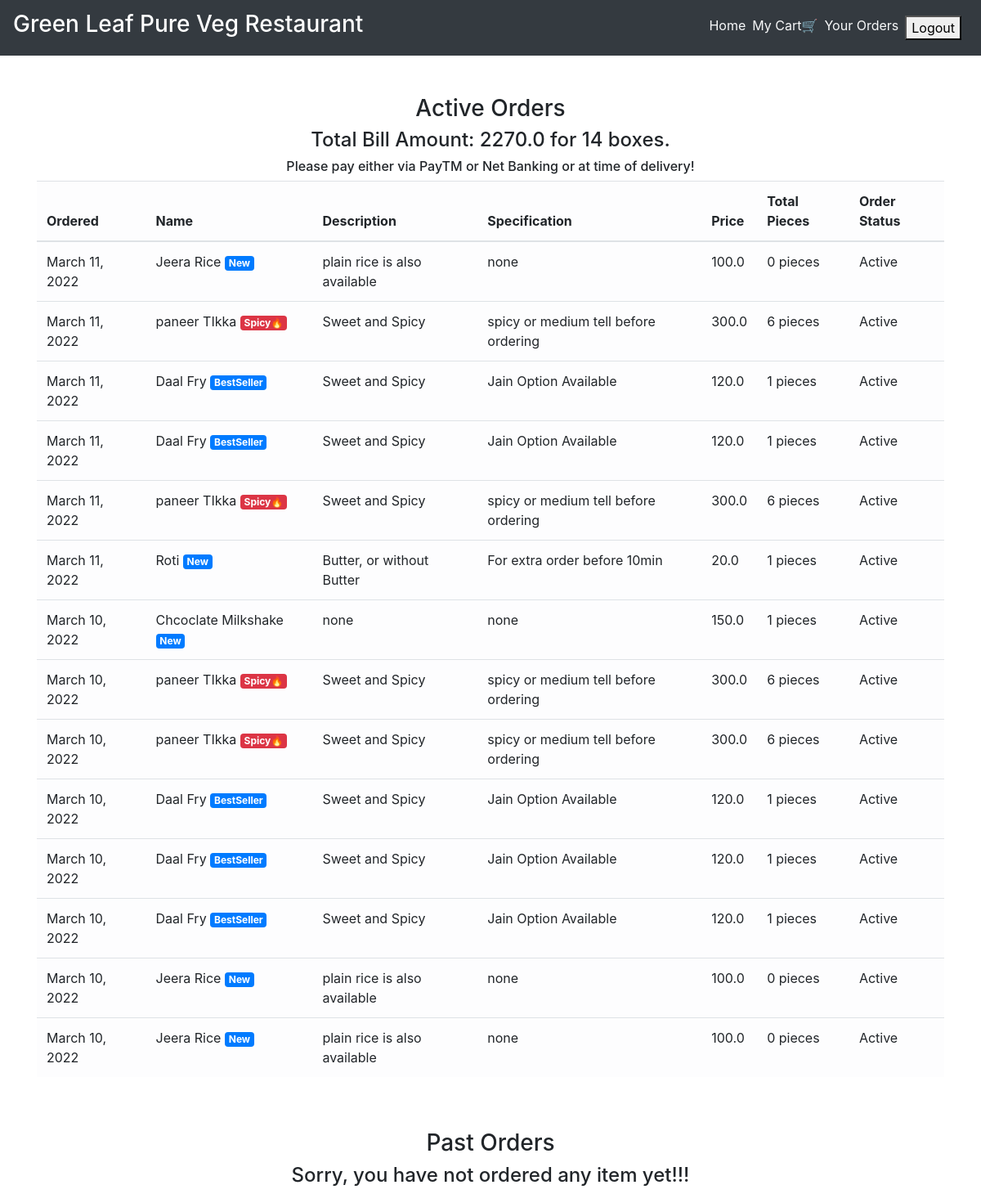
Page /order_details/ (signed in) on the committed database.
### main/models.py (models this page shows, shortened)
class CartItems(models.Model):
    ORDER_STATUS = (
        ('Active', 'Active'),
        ('Delivered', 'Delivered')
    )
    user = models.ForeignKey(User, on_delete=models.CASCADE)
    item = models.ForeignKey(Item, on_delete=models.CASCADE)
    ordered = models.BooleanField(default=False)
    quantity = models.IntegerField(default=1)
    ordered_date = models.DateField(default=timezone.now)
    status = models.CharField(max_length=20, choices=ORDER_STATUS, default='Active')
    delivery_date = models.DateField(default=timezone.now)
    class Meta:
        verbose_name = 'Cart Item'
        verbose_name_plural = 'Cart Items'

class Item(models.Model):
    LABELS = (
        ('BestSeller', 'BestSeller'),
        ('New', 'New'),
        ('Spicy🔥', 'Spicy🔥'),
    )
    LABEL_COLOUR = (
        ('danger', 'danger'),
        ('success', 'success'),
        ('primary', 'primary'),
        ('info', 'info')
    )
    title = models.CharField(max_length=150)
    description = models.CharField(max_length=250,blank=True)
    price = models.FloatField()
    pieces = models.IntegerField(default=6)
    instructions = models.CharField(max_length=250,default="Jain Option Available")
    image = models.ImageField(default='default.png', upload_to='images/')
    labels = models.CharField(max_length=25, choices=LABELS, blank=True)
    label_colour = models.CharField(max_length=15, choices=LABEL_COLOUR, blank=True)
    slug = models.SlugField(default="sushi_name")
    created_by = models.ForeignKey(User, on_delete=models.CASCADE)

### main/views.py (the view)
# urls.py: path('order_details/', views.order_details, name='order_details'),
@login_required
def order_details(request):
    items = CartItems.objects.filter(user=request.user, ordered=True,status="Active").order_by('-ordered_date')
    cart_items = CartItems.objects.filter(user=request.user, ordered=True,status="Delivered").order_by('-ordered_date')
    bill = items.aggregate(Sum('item__price'))
    number = items.aggregate(Sum('quantity'))
    pieces = items.aggregate(Sum('item__pieces'))
    total = bill.get("item__price__sum")
    count = number.get("quantity__sum")
    total_pieces = pieces.get("item__pieces__sum")
    context = {
        'items':items,
        'cart_items':cart_items,
        'total': total,
        'count': count,
        'total_pieces': total_pieces
    }
    return render(request, 'main/order_details.html', context)

### main/templatetags/get_group.py (called while the page is built)
@register.filter(name='has_group')
def has_group(user, group_name):
    return user.groups.filter(name=group_name).exists()

### main/templates/main/order_details.html
{% extends "main/layout.html" %}
{% block content %}
<div class="cart">
    <div class="container">
        <div class="row">
            <div class="col-sm-12 mt-5">
                <h3 class="text-center">Active Orders</h3>
                {% if items %}
                <h4 class="text-center">Total Bill Amount: {{total}} for {{ count }} boxes.</h4>
                <h6 class="text-center">Please pay either via PayTM or Net Banking or at time of delivery!</h6>
                <div class="table-responsive">
                    <table class="table table-light">
                        <thead>
                        <tr>
                            <th scope="col">Ordered</th>
                            <th scope="col">Name</th>
                            <th scope="col">Description</th>
                            <th scope="col">Specification</th>
                            <th scope="col">Price</th>
                            <th scope="col">Total Pieces</th>
                            <th scope="col">Order Status</th>
                        </tr>
                        </thead>
                        <tbody>
                            {% for item_active in items %}
                        <tr>
                            <td>{{ item_active.ordered_date }}</td>
                            <td>{{ item_active.item.title }} <span class="badge badge-{{ item_active.item.label_colour }}">{{ item_active.item.labels }}</span></td>
                            <td>{{ item_active.item.description }}</td>
                            <td>{{ item_active.item.instructions }}</td>
                            <td>{{ item_active.item.price }}</td>
                            <td>{{ item_active.item.pieces }} pieces</td>
                            <td>{{ item_active.status }}</td>
                        </tr>
                            {% endfor %}
                        </tbody>
                    </table>
                </div>
                {% else %}
                <h4 class="text-center">Sorry, you have not ordered any item yet!!!</h4>
                {% endif %}
            </div>
        </div>
        <div class="row">
            <div class="col-sm-12 mt-5">
                <h3 class="text-center">Past Orders</h3>
                {% if cart_items %}
                <div class="table-responsive">
                    <table class="table table-light">
                        <thead>
                        <tr>
                            <th scope="col">Ordered</th>
                            <th scope="col">Name</th>
                            <th scope="col">Description</th>
                            <th scope="col">Specification</th>
                            <th scope="col">Price</th>
                            <th scope="col">Total Pieces</th>
                            <th scope="col">Order Status</th>
                            <th scope="col">Delivery Date</th>
                        </tr>
                        </thead>
                        <tbody>
                            {% for cart in cart_items %}
                        <tr>
                            <td>{{ cart.ordered_date }}</td>
                            <td>{{ cart.item.title }} <span class="badge badge-{{ cart.item.label_colour }}">{{ cart.item.labels }}</span></td>
                            <td>{{ cart.item.description }}</td>
                            <td>{{ cart.item.instructions }}</td>
                            <td>{{ cart.item.price }}</td>
                            <td>{{ cart.item.pieces }} pieces</td>
                            <td>{{ cart.status }}</td>
                            <td>{{ cart.delivery_date }}</td>
                        </tr>
                            {% endfor %}
                        </tbody>
                    </table>
                </div>
                {% else %}
                <h4 class="text-center">Sorry, you have not ordered any item yet!!!</h4>
                {% endif %}
            </div>
        </div>
    </div>
</div>
{% endblock content %}

### rows in the picture
CartItems: ordered_date "March 11, 2022", item "Jeera Rice", item.labels "New", item.description "plain rice is also available", item.instructions "none", item.price "100.0", item.pieces "0", status "Active"
CartItems: ordered_date "March 11, 2022", item "paneer TIkka", item.labels "Spicy🔥", item.description "Sweet and Spicy", item.instructions "spicy or medium tell before ordering", item.price "300.0", item.pieces "6", status "Active"
CartItems: ordered_date "March 11, 2022", item "Daal Fry", item.labels "BestSeller", item.description "Sweet and Spicy", item.instructions "Jain Option Available", item.price "120.0", item.pieces "1", status "Active"
CartItems: ordered_date "March 11, 2022", item "Daal Fry", item.labels "BestSeller", item.description "Sweet and Spicy", item.instructions "Jain Option Available", item.price "120.0", item.pieces "1", status "Active"
CartItems: ordered_date "March 11, 2022", item "paneer TIkka", item.labels "Spicy🔥", item.description "Sweet and Spicy", item.instructions "spicy or medium tell before ordering", item.price "300.0", item.pieces "6", status "Active"
CartItems: ordered_date "March 11, 2022", item "Roti", item.labels "New", item.description "Butter, or without Butter", item.instructions "For extra order before 10min", item.price "20.0", item.pieces "1", status "Active"
CartItems: ordered_date "March 10, 2022", item "Chcoclate Milkshake", item.labels "New", item.description "none", item.instructions "none", item.price "150.0", item.pieces "1", status "Active"
CartItems: ordered_date "March 10, 2022", item "paneer TIkka", item.labels "Spicy🔥", item.description "Sweet and Spicy", item.instructions "spicy or medium tell before ordering", item.price "300.0", item.pieces "6", status "Active"
CartItems: ordered_date "March 10, 2022", item "paneer TIkka", item.labels "Spicy🔥", item.description "Sweet and Spicy", item.instructions "spicy or medium tell before ordering", item.price "300.0", item.pieces "6", status "Active"
CartItems: ordered_date "March 10, 2022", item "Daal Fry", item.labels "BestSeller", item.description "Sweet and Spicy", item.instructions "Jain Option Available", item.price "120.0", item.pieces "1", status "Active"
CartItems: ordered_date "March 10, 2022", item "Daal Fry", item.labels "BestSeller", item.description "Sweet and Spicy", item.instructions "Jain Option Available", item.price "120.0", item.pieces "1", status "Active"
CartItems: ordered_date "March 10, 2022", item "Daal Fry", item.labels "BestSeller", item.description "Sweet and Spicy", item.instructions "Jain Option Available", item.price "120.0", item.pieces "1", status "Active"
CartItems: ordered_date "March 10, 2022", item "Jeera Rice", item.labels "New", item.description "plain rice is also available", item.instructions "none", item.price "100.0", item.pieces "0", status "Active"
CartItems: ordered_date "March 10, 2022", item "Jeera Rice", item.labels "New", item.description "plain rice is also available", item.instructions "none", item.price "100.0", item.pieces "0", status "Active"

### other values in the picture
{{ total }} "2270.0"
{{ count }} "14"
